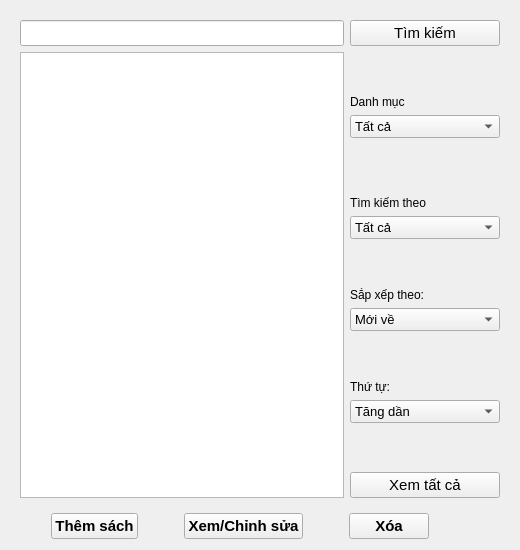
       <widget class="QWidget" name="tab">
        <attribute name="icon">
         <iconset resource="res.qrc">
          <normaloff>:/images/book.png</normaloff>:/images/book.png</iconset>
        </attribute>
        <attribute name="title">
         <string>Sách</string>
        </attribute>
        <layout class="QVBoxLayout" name="verticalLayout_5">
         <item>
          <layout class="QVBoxLayout" name="verticalLayout_3">
           <item>
            <widget class="QWidget" name="hoa" native="true">
             <property name="font">
              <font>
               <weight>50</weight>
               <bold>false</bold>
              </font>
             </property>
             <property name="styleSheet">
              <string notr="true"/>
             </property>
             <layout class="QGridLayout" name="gridLayout">
              <item row="5" column="1">
               <spacer name="verticalSpacer_4">
                <property name="orientation">
                 <enum>Qt::Vertical</enum>
                </property>
                <property name="sizeHint" stdset="0">
                 <size>
                  <width>20</width>
                  <height>40</height>
                 </size>
                </property>
               </spacer>
              </item>
              <item row="0" column="1" colspan="3">
               <widget class="QPushButton" name="searchButton">
                <property name="font">
                 <font>
                  <pointsize>11</pointsize>
                  <weight>50</weight>
                  <bold>false</bold>
                 </font>
                </property>
                <property name="text">
                 <string>Tìm kiếm</string>
                </property>
                <property name="icon">
                 <iconset resource="res.qrc">
                  <normaloff>:/images/search.png</normaloff>:/images/search.png</iconset>
                </property>
                <property name="iconSize">
                 <size>
                  <width>24</width>
                  <height>24</height>
                 </size>
                </property>
               </widget>
              </item>
              <item row="1" column="1">
               <spacer name="verticalSpacer_3">
                <property name="orientation">
                 <enum>Qt::Vertical</enum>
                </property>
                <property name="sizeHint" stdset="0">
                 <size>
                  <width>77</width>
                  <height>37</height>
                 </size>
                </property>
               </spacer>
              </item>
              <item row="1" column="0" rowspan="15">
               <widget class="QTableView" name="bookTableView">
                <property name="toolTipDuration">
                 <number>-1</number>
                </property>
                <property name="editTriggers">
                 <set>QAbstractItemView::AllEditTriggers</set>
                </property>
               </widget>
              </item>
              <item row="2" column="1">
               <widget class="QLabel" name="label_7">
                <property name="font">
                 <font>
                  <pointsize>9</pointsize>
                  <weight>50</weight>
                  <bold>false</bold>
                 </font>
                </property>
                <property name="text">
                 <string>Danh mục</string>
                </property>
               </widget>
              </item>
              <item row="0" column="0">
               <widget class="QLineEdit" name="searchBox">
                <property name="font">
                 <font>
                  <pointsize>11</pointsize>
                 </font>
                </property>
                <property name="text">
                 <string/>
                </property>
               </widget>
              </item>
              <item row="7" column="1" colspan="3">
               <widget class="QComboBox" name="searchComboBox">
                <property name="font">
                 <font>
                  <pointsize>10</pointsize>
                  <weight>50</weight>
                  <bold>false</bold>
                 </font>
                </property>
                <item>
                 <property name="text">
                  <string>Tất cả</string>
                 </property>
                </item>
                <item>
                 <property name="text">
                  <string>Mã sách</string>
                 </property>
                </item>
                <item>
                 <property name="text">
                  <string>Tên sách</string>
                 </property>
                </item>
                <item>
                 <property name="text">
                  <string>Chủ đề</string>
                 </property>
                </item>
                <item>
                 <property name="text">
                  <string>Tên tác giả</string>
                 </property>
                </item>
                <item>
                 <property name="text">
                  <string>Nhà xuất bản</string>
                 </property>
                </item>
                <item>
                 <property name="text">
                  <string>Năm xuất bản</string>
                 </property>
                </item>
                <item>
                 <property name="text">
                  <string>Số sách đã mượn</string>
                 </property>
                </item>
                <item>
                 <property name="text">
                  <string>Tóm tắt nội dung</string>
                 </property>
                </item>
               </widget>
              </item>
              <item row="6" column="1" colspan="3">
               <widget class="QLabel" name="label">
                <property name="font">
                 <font>
                  <pointsize>9</pointsize>
                  <weight>50</weight>
                  <bold>false</bold>
                 </font>
                </property>
                <property name="text">
                 <string>Tìm kiếm theo</string>
                </property>
               </widget>
              </item>
              <item row="13" column="1" colspan="3">
               <widget class="QComboBox" name="sortModeComboBox">
                <property name="font">
                 <font>
                  <pointsize>10</pointsize>
                  <weight>50</weight>
                  <bold>false</bold>
                 </font>
                </property>
                <item>
                 <property name="text">
                  <string>Tăng dần</string>
                 </property>
                </item>
                <item>
                 <property name="text">
                  <string>Giảm dần</string>
                 </property>
                </item>
               </widget>
              </item>
              <item row="9" column="1">
               <widget class="QLabel" name="label_4">
                <property name="font">
                 <font>
                  <pointsize>9</pointsize>
                  <weight>50</weight>
                  <bold>false</bold>
                 </font>
                </property>
                <property name="text">
                 <string>Sắp xếp theo:</string>
                </property>
               </widget>
              </item>
              <item row="15" column="1" colspan="3">
               <widget class="QPushButton" name="viewAllButton">
                <property name="font">
                 <font>
                  <pointsize>11</pointsize>
                 </font>
                </property>
                <property name="text">
                 <string>Xem tất cả</string>
                </property>
               </widget>
              </item>
              <item row="11" column="1">
               <spacer name="verticalSpacer_7">
                <property name="orientation">
                 <enum>Qt::Vertical</enum>
                </property>
                <property name="sizeHint" stdset="0">
                 <size>
                  <width>77</width>
                  <height>37</height>
                 </size>
                </property>
               </spacer>
              </item>
              <item row="8" column="1">
               <spacer name="verticalSpacer_2">
                <property name="orientation">
                 <enum>Qt::Vertical</enum>
                </property>
                <property name="sizeHint" stdset="0">
                 <size>
                  <width>77</width>
                  <height>37</height>
                 </size>
                </property>
               </spacer>
              </item>
              <item row="10" column="1" colspan="3">
               <widget class="QComboBox" name="sortComboBox">
                <property name="font">
                 <font>
                  <pointsize>10</pointsize>
                  <weight>50</weight>
                  <bold>false</bold>
                 </font>
                </property>
                <item>
                 <property name="text">
                  <string>Mới về</string>
                 </property>
                </item>
                <item>
                 <property name="text">
                  <string>Mã sách</string>
                 </property>
                </item>
                <item>
                 <property name="text">
                  <string>Tên sách</string>
                 </property>
                </item>
                <item>
                 <property name="text">
                  <string>Loại sách</string>
                 </property>
                </item>
                <item>
                 <property name="text">
                  <string>Tên tác giả</string>
                 </property>
                </item>
                <item>
                 <property name="text">
                  <string>Nhà xuất bản</string>
                 </property>
                </item>
                <item>
                 <property name="text">
                  <string>Năm xuất bản</string>
                 </property>
                </item>
                <item>
                 <property name="text">
                  <string>Số sách đã mượn</string>
                 </property>
                </item>
               </widget>
              </item>
              <item row="12" column="1">
               <widget class="QLabel" name="label_9">
                <property name="font">
                 <font>
                  <pointsize>9</pointsize>
                  <weight>50</weight>
                  <bold>false</bold>
                 </font>
                </property>
                <property name="text">
                 <string>Thứ tự:</string>
                </property>
               </widget>
              </item>
              <item row="14" column="1" colspan="2">
               <spacer name="verticalSpacer">
                <property name="orientation">
                 <enum>Qt::Vertical</enum>
                </property>
                <property name="sizeHint" stdset="0">
                 <size>
                  <width>121</width>
                  <height>37</height>
                 </size>
                </property>
               </spacer>
              </item>
              <item row="3" column="1" colspan="3">
               <widget class="QComboBox" name="typeComboBox">
                <property name="font">
                 <font>
                  <pointsize>10</pointsize>
                  <weight>50</weight>
                  <bold>false</bold>
                 </font>
                </property>
                <item>
                 <property name="text">
                  <string>Tất cả</string>
                 </property>
                </item>
                <item>
                 <property name="text">
                  <string>Sách</string>
                 </property>
                </item>
                <item>
                 <property name="text">
                  <string>Tạp chí</string>
                 </property>
                </item>
                <item>
                 <property name="text">
                  <string>Luận án tiến sĩ</string>
                 </property>
                </item>
                <item>
                 <property name="text">
                  <string>Luận văn thạc sĩ</string>
                 </property>
                </item>
                <item>
                 <property name="text">
                  <string>Tiêu chuẩn kỹ thuật</string>
                 </property>
                </item>
                <item>
                 <property name="text">
                  <string>Báo cáo khoa học</string>
                 </property>
                </item>
               </widget>
              </item>
             </layout>
            </widget>
           </item>
           <item>
            <layout class="QHBoxLayout" name="horizontalLayout_2">
             <item>
              <spacer name="horizontalSpacer">
               <property name="orientation">
                <enum>Qt::Horizontal</enum>
               </property>
               <property name="sizeHint" stdset="0">
                <size>
                 <width>40</width>
                 <height>20</height>
                </size>
               </property>
              </spacer>
             </item>
             <item>
              <widget class="QPushButton" name="addBookButton">
               <property name="sizePolicy">
                <sizepolicy hsizetype="Expanding" vsizetype="Maximum">
                 <horstretch>0</horstretch>
                 <verstretch>0</verstretch>
                </sizepolicy>
               </property>
               <property name="maximumSize">
                <size>
                 <width>16777215</width>
                 <height>42</height>
                </size>
               </property>
               <property name="font">
                <font>
                 <pointsize>11</pointsize>
                 <weight>75</weight>
                 <bold>true</bold>
                </font>
               </property>
               <property name="text">
                <string>Thêm sách</string>
               </property>
               <property name="icon">
                <iconset resource="res.qrc">
                 <normaloff>:/images/addBook.png</normaloff>:/images/addBook.png</iconset>
               </property>
               <property name="iconSize">
                <size>
                 <width>48</width>
                 <height>48</height>
                </size>
               </property>
              </widget>
             </item>
             <item>
              <spacer name="horizontalSpacer_2">
               <property name="orientation">
                <enum>Qt::Horizontal</enum>
               </property>
               <property name="sizeHint" stdset="0">
                <size>
                 <width>40</width>
                 <height>20</height>
                </size>
               </property>
              </spacer>
             </item>
             <item>
              <widget class="QPushButton" name="viewMoreButton">
               <property name="sizePolicy">
                <sizepolicy hsizetype="Expanding" vsizetype="Maximum">
                 <horstretch>0</horstretch>
                 <verstretch>0</verstretch>
                </sizepolicy>
               </property>
               <property name="maximumSize">
                <size>
                 <width>16777215</width>
                 <height>42</height>
                </size>
               </property>
               <property name="font">
                <font>
                 <pointsize>11</pointsize>
                 <weight>75</weight>
                 <bold>true</bold>
                </font>
               </property>
               <property name="text">
                <string>Xem/Chỉnh sửa</string>
               </property>
               <property name="icon">
                <iconset resource="res.qrc">
                 <normaloff>:/images/editBook.png</normaloff>:/images/editBook.png</iconset>
               </property>
               <property name="iconSize">
                <size>
                 <width>48</width>
                 <height>48</height>
                </size>
               </property>
              </widget>
             </item>
             <item>
              <spacer name="horizontalSpacer_3">
               <property name="orientation">
                <enum>Qt::Horizontal</enum>
               </property>
               <property name="sizeHint" stdset="0">
                <size>
                 <width>40</width>
                 <height>20</height>
                </size>
               </property>
              </spacer>
             </item>
             <item>
              <widget class="QPushButton" name="deleteBookButton">
               <property name="sizePolicy">
                <sizepolicy hsizetype="Expanding" vsizetype="Maximum">
                 <horstretch>0</horstretch>
                 <verstretch>0</verstretch>
                </sizepolicy>
               </property>
               <property name="maximumSize">
                <size>
                 <width>16777215</width>
                 <height>42</height>
                </size>
               </property>
               <property name="font">
                <font>
                 <pointsize>11</pointsize>
                 <weight>75</weight>
                 <bold>true</bold>
                </font>
               </property>
               <property name="text">
                <string>Xóa</string>
               </property>
               <property name="icon">
                <iconset resource="res.qrc">
                 <normaloff>:/images/deleteBook.png</normaloff>:/images/deleteBook.png</iconset>
               </property>
               <property name="iconSize">
                <size>
                 <width>48</width>
                 <height>48</height>
                </size>
               </property>
              </widget>
             </item>
             <item>
              <spacer name="horizontalSpacer_4">
               <property name="orientation">
                <enum>Qt::Horizontal</enum>
               </property>
               <property name="sizeHint" stdset="0">
                <size>
                 <width>40</width>
                 <height>20</height>
                </size>
               </property>
              </spacer>
             </item>
             <item>
              <spacer name="horizontalSpacer_5">
               <property name="orientation">
                <enum>Qt::Horizontal</enum>
               </property>
               <property name="sizeHint" stdset="0">
                <size>
                 <width>40</width>
                 <height>20</height>
                </size>
               </property>
              </spacer>
             </item>
            </layout>
           </item>
          </layout>
         </item>
        </layout>
       </widget>
